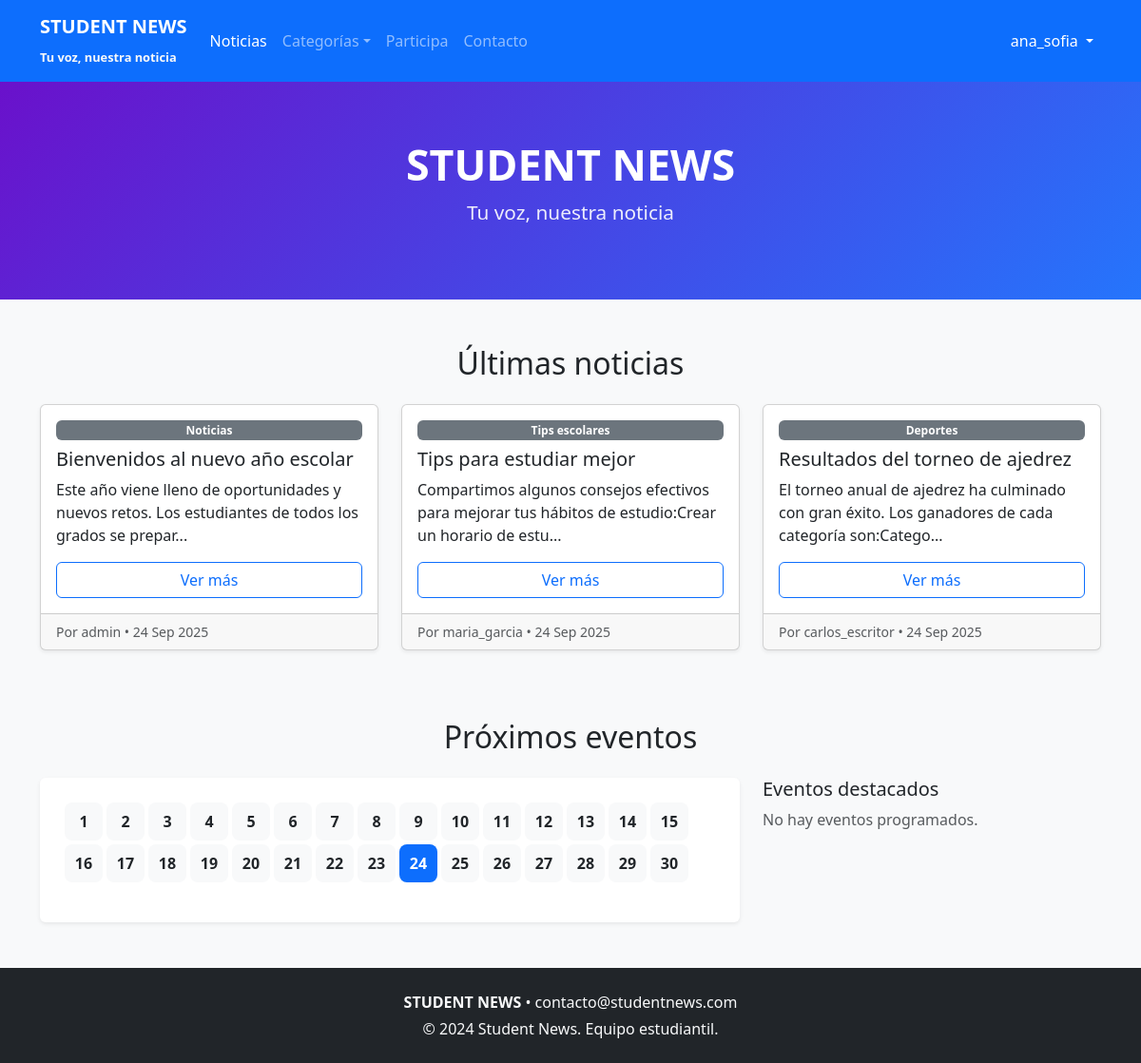
The page /index.php (signed in) on the database its author committed.
### tables this page shows
CREATE TABLE articulos (
    id_articulo INT AUTO_INCREMENT PRIMARY KEY,
    titulo VARCHAR(255) NOT NULL,
    contenido TEXT NOT NULL,
    id_autor INT NOT NULL,
    id_categoria INT NOT NULL,
    estado ENUM('borrador', 'pendiente', 'publicado', 'rechazado') DEFAULT 'borrador',
    fecha_creacion TIMESTAMP DEFAULT CURRENT_TIMESTAMP,
    fecha_publicacion DATETIME NULL,
    imagen_destacada VARCHAR(255),
    vistas INT DEFAULT 0,
    FOREIGN KEY (id_autor) REFERENCES usuarios(id_usuario) ON DELETE CASCADE,
    FOREIGN KEY (id_categoria) REFERENCES categorias(id_categoria) ON DELETE CASCADE
);

CREATE TABLE categorias (
    id_categoria INT AUTO_INCREMENT PRIMARY KEY,
    nombre_categoria VARCHAR(100) NOT NULL UNIQUE,  
    icono VARCHAR(50)  
);

CREATE TABLE usuarios (
    id_usuario INT AUTO_INCREMENT PRIMARY KEY,
    nombre_completo VARCHAR(100) NOT NULL,
    correo VARCHAR(100) NOT NULL UNIQUE,
    nombre_usuario VARCHAR(50) NOT NULL UNIQUE,
    contrasena VARCHAR(255) NOT NULL,  
    grado VARCHAR(50),
    id_rol INT DEFAULT 1,  
    foto_perfil VARCHAR(255) DEFAULT 'default.jpg',
    descripcion TEXT,
    fecha_registro TIMESTAMP DEFAULT CURRENT_TIMESTAMP,
    FOREIGN KEY (id_rol) REFERENCES roles(id_rol) ON DELETE SET NULL
);

### index.php (the view, shortened to what this page needs)
<?php
try {
    $pdo = getDB();
$stmt = $pdo->prepare("
    SELECT a.id_articulo, a.titulo, a.contenido, a.imagen_destacada, a.fecha_publicacion,
           u.nombre_usuario, c.nombre_categoria
    FROM articulos a
    JOIN usuarios u ON a.id_autor = u.id_usuario
    JOIN categorias c ON a.id_categoria = c.id_categoria
    WHERE a.estado = 'publicado'
    ORDER BY a.fecha_publicacion DESC
    LIMIT 3
");
$stmt->execute();
$noticias_destacadas = $stmt->fetchAll();
$stmt = $pdo->prepare("
    SELECT titulo, descripcion, fecha_evento
    FROM eventos
    WHERE fecha_evento >= CURDATE()
    ORDER BY fecha_evento ASC
    LIMIT 3
");
$stmt->execute();
$eventos = $stmt->fetchAll();
} catch (PDOException $e) {
    $noticias_destacadas = [];
    $eventos = [];
    error_log("Error en index.php: " . $e->getMessage());
}
?>
<!DOCTYPE html>
<html lang="es">
<head>
    <link href="https://cdn.jsdelivr.net/npm/bootstrap@5.3.2/dist/css/bootstrap.min.css" rel="stylesheet">
    <link rel="stylesheet" href="https://cdn.jsdelivr.net/npm/bootstrap-icons@1.11.1/font/bootstrap-icons.css">
</head>
<body>
<nav class="navbar navbar-expand-lg navbar-dark bg-primary">
    <div class="container">
        <a class="navbar-brand fw-bold" href="index.php">
            STUDENT NEWS<br>
            <small class="text-light" style="font-size: 0.8rem;">Tu voz, nuestra noticia</small>
        </a>
        <div class="collapse navbar-collapse" id="navbarNav">
            <ul class="navbar-nav me-auto mb-2 mb-lg-0">
                <li class="nav-item"><a class="nav-link active" href="index.php">Noticias</a></li>
                <li class="nav-item dropdown">
                    <a class="nav-link dropdown-toggle" href="#" role="button" data-bs-toggle="dropdown">Categorías</a>
                </li>
                <li class="nav-item"><a class="nav-link" href="vistas/publicas/participa.php">Participa</a></li>
                <li class="nav-item"><a class="nav-link" href="vistas/publicas/contacto.php">Contacto</a></li>
            </ul>
            <ul class="navbar-nav">
                <li class="nav-item dropdown">
                    <a class="nav-link dropdown-toggle text-white" href="#" role="button" data-bs-toggle="dropdown">
                        <?= htmlspecialchars($_SESSION['nombre_usuario'] ?? 'Usuario') ?>
                    </a>
                </li>
            </ul>
        </div>
    </div>
</nav>
<div class="hero">
    <div class="container">
        <h1>STUDENT NEWS</h1>
        <p class="lead">Tu voz, nuestra noticia</p>
    </div>
</div>
<main class="container my-5">
    <section class="mb-5">
        <h2 class="text-center mb-4">Últimas noticias</h2>
        <div class="row">
            <?php if ($noticias_destacadas): ?>
                <?php foreach ($noticias_destacadas as $noticia): ?>
                <div class="col-md-4 mb-4">
                    <div class="card h-100 shadow-sm">
                        <div class="card-body d-flex flex-column">
                            <span class="badge bg-secondary mb-2"><?= htmlspecialchars($noticia['nombre_categoria']) ?></span>
                            <h5 class="card-title"><?= htmlspecialchars($noticia['titulo']) ?></h5>
                            <p class="card-text flex-grow-1"><?= substr(strip_tags($noticia['contenido']), 0, 100) ?>...</p>
                            <a href="vistas/publicas/articulo.php?id=<?= $noticia['id_articulo'] ?>" class="btn btn-outline-primary mt-auto">Ver más</a>
                        </div>
                        <div class="card-footer text-muted small">
                            Por <?= htmlspecialchars($noticia['nombre_usuario']) ?> • <?= date('d M Y', strtotime($noticia['fecha_publicacion'])) ?>
                        </div>
                    </div>
                </div>
                <?php endforeach; ?>
            <?php else: ?>
                <div class="col-12">
                    <p class="text-center text-muted">No hay noticias publicadas aún.</p>
                </div>
            <?php endif; ?>
        </div>
    </section>
    <section class="mb-5">
        <h2 class="text-center mb-4">Próximos eventos</h2>
        <div class="row">
            <div class="col-md-8">
                <div class="bg-white p-4 rounded shadow-sm">
                    <div class="d-flex flex-wrap mb-3">
                        <?php
                        $hoy = getdate();
                        $diasMes = cal_days_in_month(CAL_GREGORIAN, $hoy['mon'], $hoy['year']);
                        for ($i = 1; $i <= min(31, $diasMes); $i++) {
                            $esHoy = ($i == $hoy['mday']);
                            $tieneEvento = false;
                            $claseDia = $esHoy ? 'bg-primary text-white' : ($tieneEvento ? 'bg-warning' : 'bg-light');
                            echo "<div class='calendar-day $claseDia'>$i</div>";
                        }
                        ?>
                    </div>
                </div>
            </div>
            <div class="col-md-4">
                <h5>Eventos destacados</h5>
                <?php if ($eventos): ?>
                    <?php foreach ($eventos as $evento): ?>
                    <div class="calendar-event">
                        <strong><?= htmlspecialchars($evento['titulo']) ?></strong><br>
                        <small><?= date('d M', strtotime($evento['fecha_evento'])) ?></small>
                        <p class="mb-0"><?= htmlspecialchars(substr($evento['descripcion'], 0, 60)) ?>...</p>
                    </div>
                    <?php endforeach; ?>
                <?php else: ?>
                    <p class="text-muted">No hay eventos programados.</p>
                <?php endif; ?>
            </div>
        </div>
    </section>
</main>
<footer class="bg-dark text-light py-4">
    <div class="container text-center">
        <p class="mb-1"><strong>STUDENT NEWS</strong> • contacto@studentnews.com</p>
        <p class="mb-0">© 2024 Student News. Equipo estudiantil.</p>
    </div>
</footer>
</body>
</html>

### index.php (style rules this page uses)
body { background-color: #f8f9fa; }
.hero { background: linear-gradient(135deg, #6a11cb 0%, #2575fc 100%); color: white; padding: 60px 0; text-align: center; }
.hero h1 { font-weight: 800; font-size: 2.8rem; }
.hero p { font-size: 1.3rem; opacity: 0.9; }
.calendar-day { width: 40px; height: 40px; display: flex; align-items: center; justify-content: center; border-radius: 8px; font-weight: bold; margin: 2px; }

### rows shown on the page
articulos: id_categoria.nombre_categoria "Noticias", titulo "Bienvenidos al nuevo año escolar", contenido "Este año viene lleno de oportunidades y nuevos retos. Los estudiantes de todos los grados se prepar", id_autor.nombre_usuario "admin", fecha_publicacion "24 Sep 2025"
articulos: id_categoria.nombre_categoria "Tips escolares", titulo "Tips para estudiar mejor", contenido "Compartimos algunos consejos efectivos para mejorar tus hábitos de estudio:Crear un horario de estu", id_autor.nombre_usuario "maria_garcia", fecha_publicacion "24 Sep 2025"
articulos: id_categoria.nombre_categoria "Deportes", titulo "Resultados del torneo de ajedrez", contenido "El torneo anual de ajedrez ha culminado con gran éxito. Los ganadores de cada categoría son:Catego", id_autor.nombre_usuario "carlos_escritor", fecha_publicacion "24 Sep 2025"

### other values the page prints
$_SESSION['nombre_usuario'] "ana_sofia"
